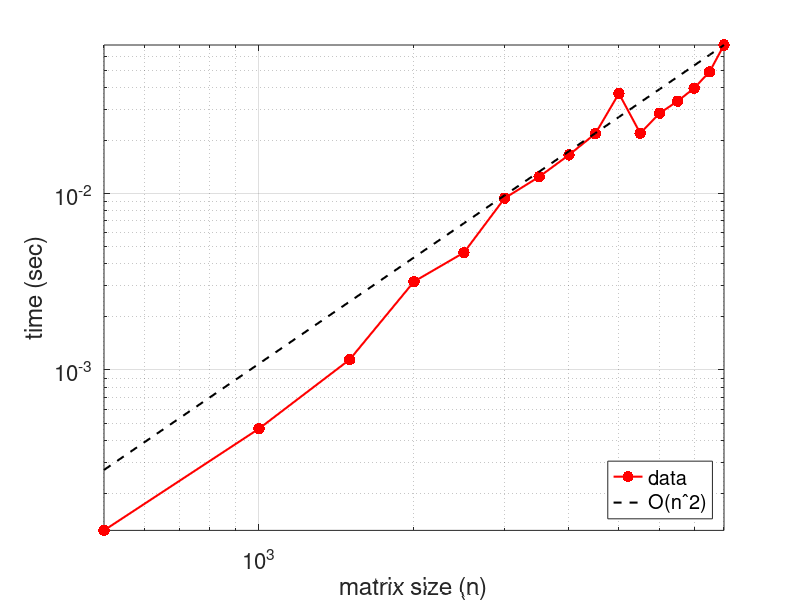

MATLAB code to generate this figure:
ns = 500:500:8000;
ts = 0*ns;
for j = 1:length(ns)
    A = randn(ns(j),ns(j)); 
    % create a matrix with random number entries
    x = randn(ns(j),1);
    tic; % start the timer
    for i = 1:15 % repeat fifteen times
        A*x;
    end
    t = toc; % read the timer
    ts(j) = t/15;
end

loglog(ns,ts,'.-r','MarkerSize',25,'LineWidth',1.5) % plot the data
xlabel('matrix size (n)')
ylabel('time (sec)')
hold on
set(gca,'FontSize',16);
loglog(ns,ts(end)*(ns/ns(end)).^2,'--k','LineWidth',1.5) 
% plot a reference line

grid on
axis tight
legend('data','O(nˆ2)','location','southeast')